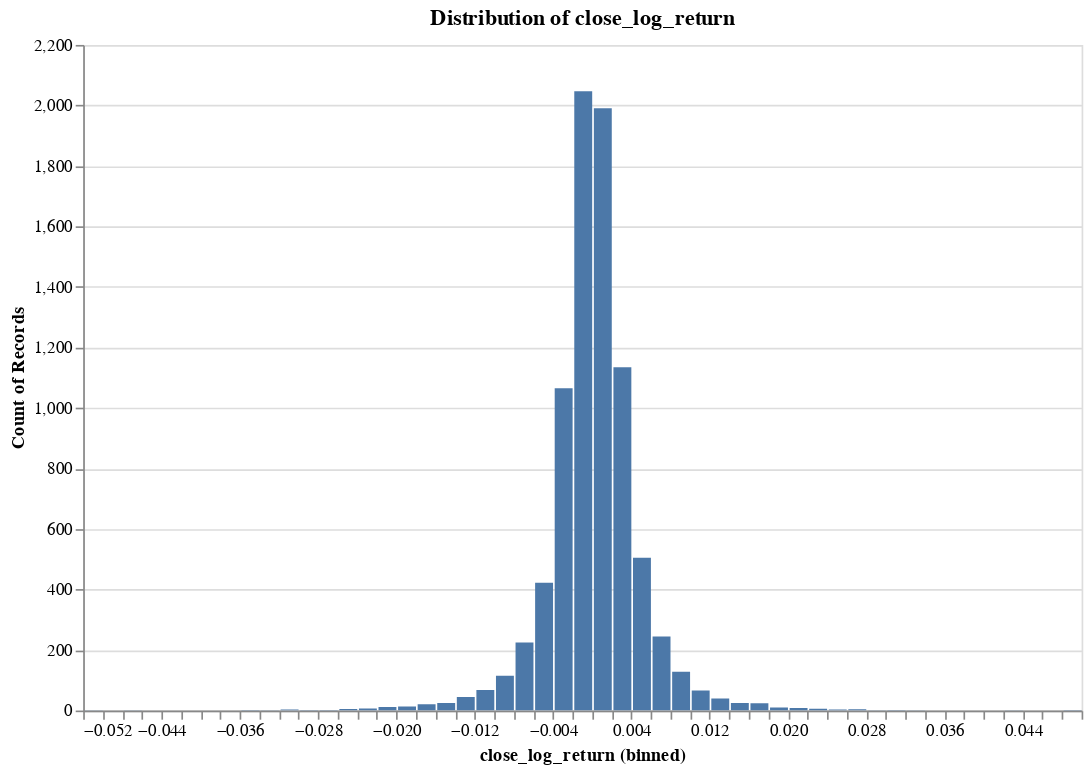

Notebook code cell kept with this figure:
### Code cell
research.plot_distribution(ts, 'close_log_return', no_bins = 100)

### Figure 1 — Vega specification as saved in the notebook (floating-point values rounded to 4 significant figures)
{"$schema": "https://vega.github.io/schema/vega/v5.json", "data": [{"name": "param_4_store"}, {"name": "source_0", "values": [{"__count": 505, "bin_maxbins_100_close_log_return": 0.004, "bin_maxbins_100_close_log_return_end": 0.006}, {"__count": 40, "bin_maxbins_100_close_log_return": 0.012, "bin_maxbins_100_close_log_return_end": 0.014}, {"__count": 1065, "bin_maxbins_100_close_log_return": -0.004, "bin_maxbins_100_close_log_return_end": -0.002}, {"__count": 1991, "bin_maxbins_100_close_log_return": 0.0, "bin_maxbins_100_close_log_return_end": 0.002}, {"__count": 2047, "bin_maxbins_100_close_log_return": -0.002, "bin_maxbins_100_close_log_return_end": -1.735e-18}, {"__count": 1135, "bin_maxbins_100_close_log_return": 0.002, "bin_maxbins_100_close_log_return_end": 0.004}, {"__count": 422, "bin_maxbins_100_close_log_return": -0.006, "bin_maxbins_100_close_log_return_end": -0.004}, {"__count": 128, "bin_maxbins_100_close_log_return": 0.008, "bin_maxbins_100_close_log_return_end": 0.01}, {"__count": 245, "bin_maxbins_100_close_log_return": 0.006, "bin_maxbins_100_close_log_return_end": 0.008}, {"__count": 115, "bin_maxbins_100_close_log_return": -0.01, "bin_maxbins_100_close_log_return_end": -0.008}, {"__count": 25, "bin_maxbins_100_close_log_return": 0.014, "bin_maxbins_100_close_log_return_end": 0.016}, {"__count": 225, "bin_maxbins_100_close_log_return": -0.008, "bin_maxbins_100_close_log_return_end": -0.006}, {"__count": 68, "bin_maxbins_100_close_log_return": -0.012, "bin_maxbins_100_close_log_return_end": -0.01}, {"__count": 2, "bin_maxbins_100_close_log_return": -0.028, "bin_maxbins_100_close_log_return_end": -0.026}, {"__count": 45, "bin_maxbins_100_close_log_return": -0.014, "bin_maxbins_100_close_log_return_end": -0.012}, {"__count": 66, "bin_maxbins_100_close_log_return": 0.01, "bin_maxbins_100_close_log_return_end": 0.012}, {"__count": 24, "bin_maxbins_100_close_log_return": 0.016, "bin_maxbins_100_close_log_return_end": 0.018}, {"__count": 21, "bin_maxbins_100_close_log_return": -0.018, "bin_maxbins_100_close_log_return_end": -0.016}, {"__count": 3, "bin_maxbins_100_close_log_return": 0.024, "bin_maxbins_100_close_log_return_end": 0.026}, {"__count": 4, "bin_maxbins_100_close_log_return": 0.026, "bin_maxbins_100_close_log_return_end": 0.028}, {"__count": 10, "bin_maxbins_100_close_log_return": 0.018, "bin_maxbins_100_close_log_return_end": 0.02}, {"__count": 13, "bin_maxbins_100_close_log_return": -0.02, "bin_maxbins_100_close_log_return_end": -0.018}, {"__count": 8, "bin_maxbins_100_close_log_return": 0.02, "bin_maxbins_100_close_log_return_end": 0.022}, {"__count": 2, "bin_maxbins_100_close_log_return": -0.03, "bin_maxbins_100_close_log_return_end": -0.028}, {"__count": 7, "bin_maxbins_100_close_log_return": -0.024, "bin_maxbins_100_close_log_return_end": -0.022}, {"__count": 12, "bin_maxbins_100_close_log_return": -0.022, "bin_maxbins_100_close_log_return_end": -0.02}, {"__count": 6, "bin_maxbins_100_close_log_return": 0.022, "bin_maxbins_100_close_log_return_end": 0.024}, {"__count": 25, "bin_maxbins_100_close_log_return": -0.016, "bin_maxbins_100_close_log_return_end": -0.014}, {"__count": 1, "bin_maxbins_100_close_log_return": 0.032, "bin_maxbins_100_close_log_return_end": 0.034}, {"__count": 5, "bin_maxbins_100_close_log_return": -0.026, "bin_maxbins_100_close_log_return_end": -0.024}, {"__count": 2, "bin_maxbins_100_close_log_return": 0.048, "bin_maxbins_100_close_log_return_end": 0.05}, {"__count": 2, "bin_maxbins_100_close_log_return": -0.036, "bin_maxbins_100_close_log_return_end": -0.034}, {"__count": 1, "bin_maxbins_100_close_log_return": -0.034, "bin_maxbins_100_close_log_return_end": -0.032}, {"__count": 3, "bin_maxbins_100_close_log_return": -0.032, "bin_maxbins_100_close_log_return_end": -0.03}, {"__count": 1, "bin_maxbins_100_close_log_return": 0.042, "bin_maxbins_100_close_log_return_end": 0.044}, {"__count": 2, "bin_maxbins_100_close_log_return": 0.03, "bin_maxbins_100_close_log_return_end": 0.032}, {"__count": 1, "bin_maxbins_100_close_log_return": -0.048, "bin_maxbins_100_close_log_return_end": -0.046}, {"__count": 1, "bin_maxbins_100_close_log_return": -0.052, "bin_maxbins_100_close_log_return_end": -0.05}, {"__count": 1, "bin_maxbins_100_close_log_return": 0.028, "bin_maxbins_100_close_log_return_end": 0.03}]}, {"name": "source_0_y_domain___count", "values": [{"min": 1, "max": 2047}]}], "signals": [{"name": "bin_maxbins_100_close_log_return_bins", "value": {"fields": ["close_log_return"], "fname": "bin_close_log_return", "start": -0.052, "step": 0.002, "stop": 0.05}}, {"name": "unit", "value": {}, "on": [{"events": "pointermove", "update": "isTuple(group()) ? group() : unit"}]}, {"name": "param_4", "update": "vlSelectionResolve(\"param_4_store\", \"union\")"}, {"name": "param_4_close_log_return", "on": [{"events": [{"source": "view", "type": "dblclick"}], "update": "null"}, {"events": {"signal": "param_4_translate_delta"}, "update": "panLinear(param_4_translate_anchor.extent_x, -param_4_translate_delta.x / width)"}, {"events": {"signal": "param_4_zoom_delta"}, "update": "zoomLinear(domain(\"x\"), param_4_zoom_anchor.x, param_4_zoom_delta)"}]}, {"name": "param_4_tuple", "on": [{"events": [{"signal": "param_4_close_log_return"}], "update": "param_4_close_log_return ? {unit: \"\", fields: param_4_tuple_fields, values: [param_4_close_log_return]} : null"}]}, {"name": "param_4_tuple_fields", "value": [{"field": "close_log_return", "channel": "x", "type": "R"}]}, {"name": "param_4_translate_anchor", "value": {}, "on": [{"events": [{"source": "scope", "type": "pointerdown"}], "update": "{x: x(unit), y: y(unit), extent_x: domain(\"x\")}"}]}, {"name": "param_4_translate_delta", "value": {}, "on": [{"events": [{"source": "window", "between": [{"source": "scope", "type": "pointerdown"}, {"source": "window", "type": "pointerup"}], "consume": true, "type": "pointermove"}], "update": "{x: param_4_translate_anchor.x - x(unit), y: param_4_translate_anchor.y - y(unit)}"}]}, {"name": "param_4_zoom_anchor", "on": [{"events": [{"source": "scope", "type": "wheel", "consume": true}], "update": "{x: invert(\"x\", x(unit)), y: invert(\"y\", y(unit))}"}]}, {"name": "param_4_zoom_delta", "on": [{"events": [{"source": "scope", "consume": true, "type": "wheel"}], "update": "pow(1.001, event.deltaY * pow(16, event.deltaMode))", "force": true}]}, {"name": "param_4_modify", "on": [{"events": {"signal": "param_4_tuple"}, "update": "modify(\"param_4_store\", param_4_tuple, true)"}]}], "marks": [{"type": "rect", "name": "marks", "from": {"data": "source_0"}, "encode": {"update": {"fill": {"value": "#4c78a8"}, "x": {"field": "bin_maxbins_100_close_log_return_end", "scale": "x", "offset": {"signal": "0.5 + (abs(scale(\"x\", datum[\"bin_maxbins_100_close_log_return_end\"]) - scale(\"x\", datum[\"bin_maxbins_100_close_log_return\"])) < 0.25 ? 0.5 * (0.25 - (abs(scale(\"x\", datum[\"bin_maxbins_100_close_log_return_end\"]) - scale(\"x\", datum[\"bin_maxbins_100_close_log_return\"])))) : -0.5)"}}, "y": {"field": "__count", "scale": "y"}, "y2": {"value": 0, "scale": "y"}, "x2": {"field": "bin_maxbins_100_close_log_return", "scale": "x", "offset": {"signal": "0.5 + (abs(scale(\"x\", datum[\"bin_maxbins_100_close_log_return_end\"]) - scale(\"x\", datum[\"bin_maxbins_100_close_log_return\"])) < 0.25 ? -0.5 * (0.25 - (abs(scale(\"x\", datum[\"bin_maxbins_100_close_log_return_end\"]) - scale(\"x\", datum[\"bin_maxbins_100_close_log_return\"])))) : 0.5)"}}}}, "clip": true, "style": ["bar"], "interactive": true}], "scales": [{"name": "x", "type": "linear", "domain": {"signal": "[bin_maxbins_100_close_log_return_bins.start, bin_maxbins_100_close_log_return_bins.stop]"}, "range": [0, {"signal": "width"}], "bins": {"signal": "bin_maxbins_100_close_log_return_bins"}, "domainRaw": {"signal": "param_4[\"close_log_return\"]"}, "zero": false}, {"name": "y", "type": "linear", "domain": [{"signal": "(data(\"source_0_y_domain___count\")[0] || {}).min"}, {"signal": "(data(\"source_0_y_domain___count\")[0] || {}).max"}], "range": [{"signal": "height"}, 0], "nice": true, "zero": true}], "axes": [{"scale": "y", "domain": false, "ticks": false, "orient": "left", "tickCount": {"signal": "ceil(height/40)"}, "aria": false, "gridScale": "x", "minExtent": 0, "zindex": 0, "labels": false, "maxExtent": 0, "grid": true}, {"scale": "x", "tickCount": {"signal": "ceil(width/10)"}, "labelFlush": true, "zindex": 0, "title": "close_log_return (binned)", "labelOverlap": true, "orient": "bottom", "grid": false}, {"scale": "y", "tickCount": {"signal": "ceil(height/40)"}, "zindex": 0, "title": "Count of Records", "orient": "left", "grid": false, "labelOverlap": true}], "title": {"text": "Distribution of close_log_return", "frame": "group"}, "style": "cell", "background": "white", "padding": 5, "width": 600, "height": 400}
